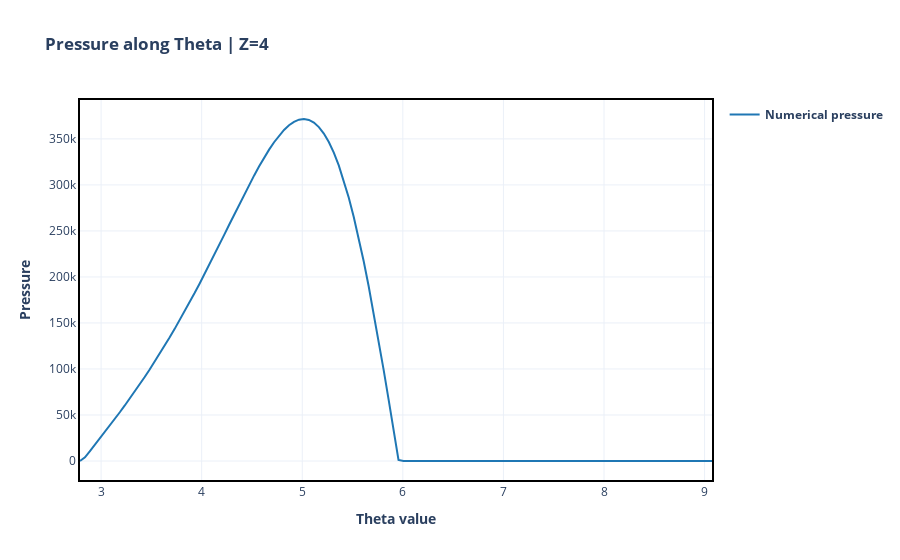

Write notebook code for a chart like this one.
### Code cell
# Plotting pressure along theta in a chosen z

plot_pressure_theta(my_fluid_flow, z=int(nz/2))
